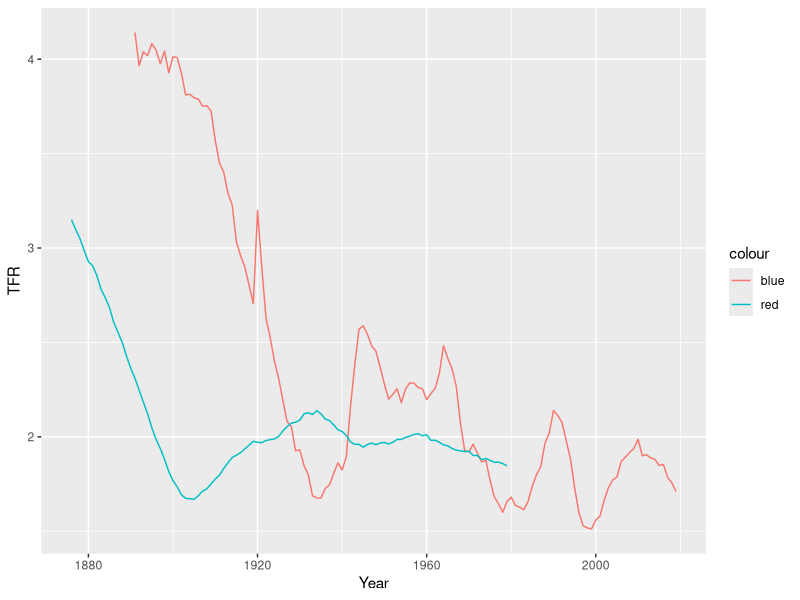
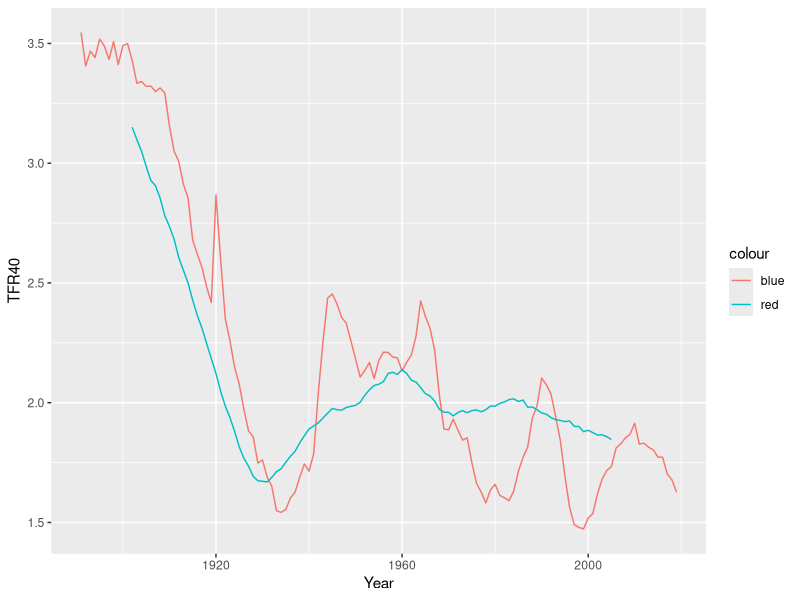

Recreate these plots in R, in order.
# Using: period TFR (tfr.txt) and cohort TFR (ccf.txt)

# a) Show the time trends of TFR and CCF for Sweden in one plot

library(ggplot2)

tfr <- read.table("tfr.txt", header=TRUE, fill=TRUE, skip=2)

ccf <- read.table("ccf.txt", header=TRUE, fill=TRUE, skip=2)

# Sweden = SWE

swe_tfr <- tfr[tfr$Code == "SWE", c("Year", "TFR", "TFR40")]

swe_ccf <- ccf[ccf$Code == "SWE", c("Cohort", "CCF", "CCF40")]

ggplot()+
  geom_line(data=swe_tfr, mapping=aes(x=Year, y=TFR, col="blue"))+
  geom_line(data=swe_ccf, mapping=aes(x=Cohort, y=CCF40, col="red"))

ggplot()+
  geom_line(data=swe_tfr, mapping=aes(x=Year, y=TFR40, col="blue"))+
  geom_line(data=swe_ccf, mapping=aes(x=Cohort + 26, y=CCF40, col="red"))
